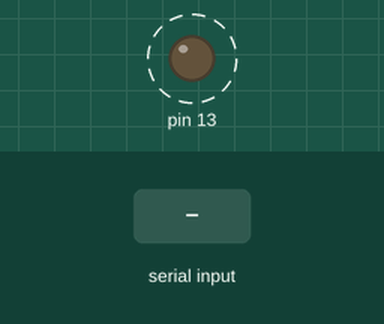
The sketch below on a simulated Arduino Uno, built with avr-gcc and run on an emulated ATmega328P. Shown: output pins drawn as LEDs (lit = HIGH). Dashed ring = blinking. Inputs (shaded band) come from the test bench.

Above: at 1.1 s.
3.1 s: "5\n" received over Serial
At 3.1 s:
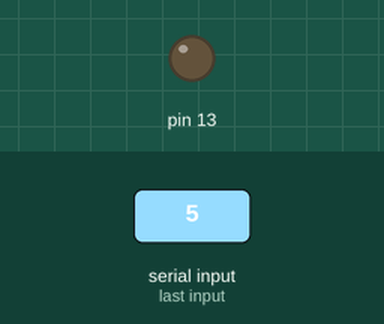
At 5.8 s:
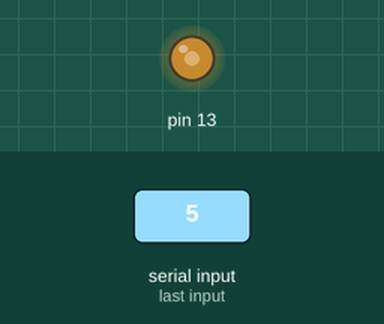
6.1 s: "90,45\n" received over Serial
Timing chart, 0 to 15.1 s (numbered marks = the images above; inputs shaded):
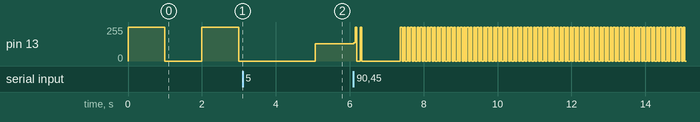

The sketch:

Practica6.ino
```cpp
void setup() {
  Serial.begin(9600);
  pinMode(13, OUTPUT);
}

int delay2 = 1000;
void checkSerial()
{
  int aux;
  if (Serial.available() != 0)
  {

    aux = Serial.parseInt();
    if (aux != 0)
      delay2 = aux;
    Serial.flush();
  }
}

void loop() {

  digitalWrite(13, HIGH);
  delay(delay2);
  digitalWrite(13, LOW);
  delay(delay2);
  checkSerial();
}
```
